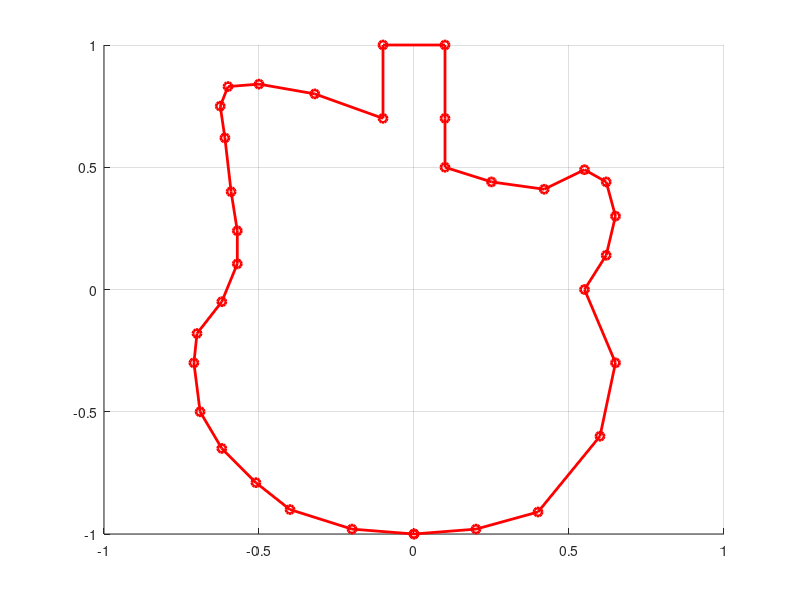

The MATLAB source for this figure:
clear;close;clc
figure, hold on; grid on;
axis([-1 1 -1 1])
x = [0  0.2    0.4 0.6 0.65 0.55 0.62 0.65 0.62 0.55 0.42 0.25 0.1  0.1 0.1 -0.1 -0.1 -0.32 -0.5 -0.6 -0.625 -0.61 -0.59 -0.57 -0.57 -0.62 -0.7 -0.71 -0.69 -0.62 -0.51 -0.4 -0.2 0];
y = [-1 -0.98 -0.91  -0.6 -0.3 0 0.14 0.3 0.44 0.49 0.41 0.44 0.5  0.7 1.0 1.0 0.7 0.8 0.84 0.83 0.75 0.62 0.4 0.24 0.105 -0.05 -0.18 -0.3 -0.5 -0.65 -0.79 -0.9 -0.98 -1];

plot(x,y,'or','LineWidth',2);
plot(x,y,'r','LineWidth',2);
